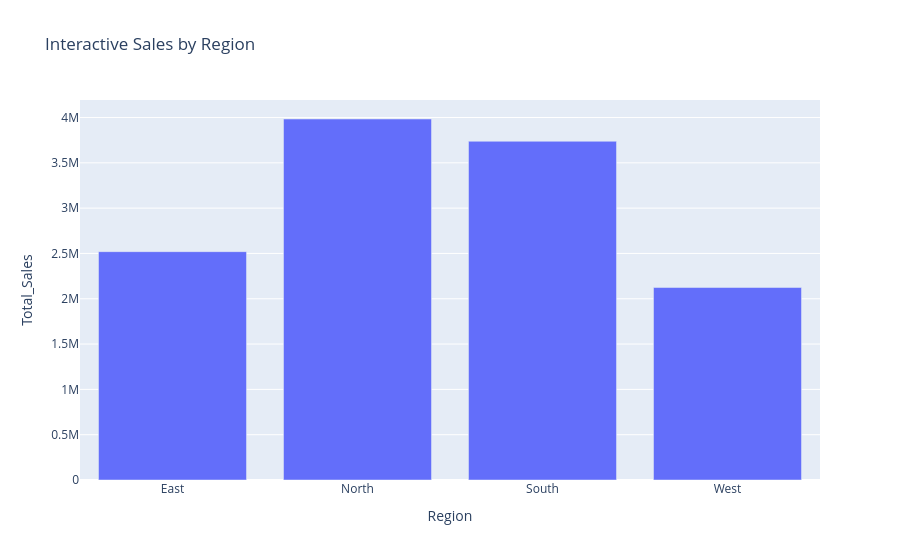
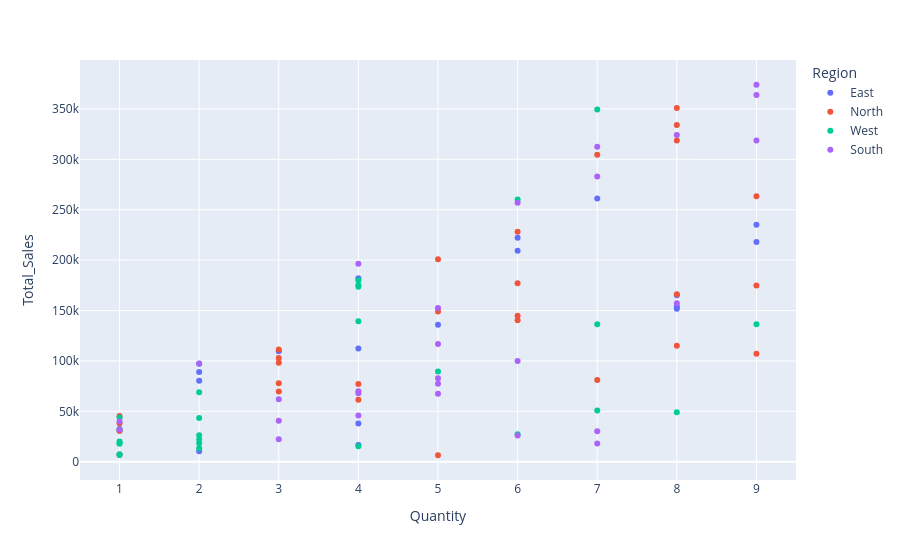

Here is the notebook cell these charts were saved with, in order:
### Markdown cell above
#### Interactive Visualizations

### Code cell
import plotly.express as px

# Interactive bar
fig = px.bar(region_sales, x='Region', y='Total_Sales',
             title="Interactive Sales by Region")
fig.show()

# Scatter with hover
fig = px.scatter(sales_data, x='Quantity', y='Total_Sales',
                 color='Region',
                 hover_data=['Product', 'Customer_ID'])
fig.show()

### Figure 1 — Plotly figure (JSON) as saved in the notebook; plotly's stock layout.template omitted (floating-point values rounded to 4 significant figures)
{"data": [{"hovertemplate": "Region=%{x}<br>Total_Sales=%{y}<extra></extra>", "legendgroup": "", "marker": {"color": "#636efa", "pattern": {"shape": ""}}, "name": "", "orientation": "v", "showlegend": false, "textposition": "auto", "x": ["East", "North", "South", "West"], "xaxis": "x", "y": [2519639, 3983635, 3737852, 2123922], "yaxis": "y", "type": "bar"}], "layout": {"xaxis": {"anchor": "y", "domain": [0.0, 1.0], "title": {"text": "Region"}}, "yaxis": {"anchor": "x", "domain": [0.0, 1.0], "title": {"text": "Total_Sales"}}, "legend": {"tracegroupgap": 0}, "title": {"text": "Interactive Sales by Region"}, "barmode": "relative"}}

### Figure 2 — Plotly figure (JSON) as saved in the notebook; plotly's stock layout.template omitted (floating-point values rounded to 4 significant figures)
{"data": [{"customdata": [["Phone", "CUST001"], ["Headphones", "CUST004"], ["Phone", "CUST013"], ["Headphones", "CUST014"], ["Laptop", "CUST021"], ["Tablet", "CUST031"], ["Tablet", "CUST034"], ["Tablet", "CUST036"], ["Monitor", "CUST038"], ["Phone", "CUST045"], ["Monitor", "CUST057"], ["Monitor", "CUST058"], ["Monitor", "CUST063"], ["Headphones", "CUST067"], ["Headphones", "CUST072"], ["Tablet", "CUST078"], ["Laptop", "CUST081"], ["Monitor", "CUST090"], ["Tablet", "CUST098"]], "hovertemplate": "Region=East<br>Quantity=%{x}<br>Total_Sales=%{y}<br>Product=%{customdata[0]}<br>Customer_ID=%{customdata[1]}<extra></extra>", "legendgroup": "East", "marker": {"color": "#636efa", "symbol": "circle"}, "mode": "markers", "name": "East", "orientation": "v", "showlegend": true, "x": [7, 1, 8, 4, 3, 6, 2, 4, 8, 2, 6, 2, 9, 2, 8, 9, 4, 4, 5], "xaxis": "x", "y": [261100, 30895, 165240, 16780, 109554, 209400, 97204, 182060, 154048, 80488, 222330, 10544, 218016, 88974, 151712, 234990, 112392, 37932, 135980], "yaxis": "y", "type": "scatter"}, {"customdata": [["Headphones", "CUST002"], ["Laptop", "CUST005"], ["Tablet", "CUST009"], ["Tablet", "CUST018"], ["Laptop", "CUST020"], ["Laptop", "CUST023"], ["Laptop", "CUST026"], ["Tablet", "CUST027"], ["Tablet", "CUST028"], ["Headphones", "CUST029"], ["Tablet", "CUST030"], ["Phone", "CUST037"], ["Phone", "CUST047"], ["Monitor", "CUST053"], ["Tablet", "CUST054"], ["Phone", "CUST056"], ["Tablet", "CUST061"], ["Laptop", "CUST066"], ["Laptop", "CUST068"], ["Tablet", "CUST069"], ["Monitor", "CUST075"], ["Tablet", "CUST079"], ["Laptop", "CUST083"], ["Monitor", "CUST086"], ["Laptop", "CUST089"], ["Laptop", "CUST091"], ["Tablet", "CUST096"], ["Monitor", "CUST099"]], "hovertemplate": "Region=North<br>Quantity=%{x}<br>Total_Sales=%{y}<br>Product=%{customdata[0]}<br>Customer_ID=%{customdata[1]}<extra></extra>", "legendgroup": "North", "marker": {"color": "#EF553B", "symbol": "circle"}, "mode": "markers", "name": "North", "orientation": "v", "showlegend": true, "x": [4, 8, 3, 4, 8, 9, 3, 1, 7, 1, 9, 5, 6, 6, 5, 3, 5, 8, 3, 3, 6, 9, 8, 7, 6, 1, 8, 1], "xaxis": "x", "y": [61624, 318680, 98373, 77288, 333992, 263475, 77844, 38298, 304465, 45467, 107118, 200885, 176994, 144960, 6540, 111405, 149200, 115048, 102909, 69687, 140286, 174825, 350888, 81137, 228222, 7148, 166160, 30717], "yaxis": "y", "type": "scatter"}, {"customdata": [["Phone", "CUST003"], ["Laptop", "CUST008"], ["Laptop", "CUST010"], ["Monitor", "CUST011"], ["Phone", "CUST012"], ["Headphones", "CUST015"], ["Tablet", "CUST019"], ["Tablet", "CUST022"], ["Headphones", "CUST024"], ["Monitor", "CUST025"], ["Monitor", "CUST041"], ["Phone", "CUST042"], ["Tablet", "CUST043"], ["Monitor", "CUST044"], ["Tablet", "CUST046"], ["Monitor", "CUST048"], ["Laptop", "CUST050"], ["Phone", "CUST051"], ["Headphones", "CUST052"], ["Laptop", "CUST064"], ["Phone", "CUST071"], ["Headphones", "CUST073"], ["Tablet", "CUST087"], ["Phone", "CUST088"], ["Tablet", "CUST095"], ["Headphones", "CUST097"]], "hovertemplate": "Region=West<br>Quantity=%{x}<br>Total_Sales=%{y}<br>Product=%{customdata[0]}<br>Customer_ID=%{customdata[1]}<extra></extra>", "legendgroup": "West", "marker": {"color": "#00cc96", "symbol": "circle"}, "mode": "markers", "name": "West", "orientation": "v", "showlegend": true, "x": [2, 7, 4, 8, 2, 2, 1, 2, 1, 2, 1, 1, 6, 4, 2, 1, 4, 9, 1, 5, 4, 7, 4, 6, 7, 1], "xaxis": "x", "y": [43492, 50834, 180092, 49280, 26466, 68894, 44045, 13426, 17838, 18382, 20083, 18616, 260100, 173712, 22064, 6720, 175392, 136440, 32524, 89620, 139372, 349510, 15356, 27468, 136549, 7647], "yaxis": "y", "type": "scatter"}, {"customdata": [["Laptop", "CUST006"], ["Laptop", "CUST007"], ["Phone", "CUST016"], ["Phone", "CUST017"], ["Phone", "CUST032"], ["Tablet", "CUST033"], ["Tablet", "CUST035"], ["Monitor", "CUST039"], ["Phone", "CUST040"], ["Laptop", "CUST049"], ["Tablet", "CUST055"], ["Laptop", "CUST059"], ["Headphones", "CUST060"], ["Laptop", "CUST062"], ["Phone", "CUST065"], ["Laptop", "CUST070"], ["Tablet", "CUST074"], ["Phone", "CUST076"], ["Laptop", "CUST077"], ["Phone", "CUST080"], ["Headphones", "CUST082"], ["Phone", "CUST084"], ["Laptop", "CUST085"], ["Tablet", "CUST092"], ["Headphones", "CUST093"], ["Laptop", "CUST094"], ["Headphones", "CUST100"]], "hovertemplate": "Region=South<br>Quantity=%{x}<br>Total_Sales=%{y}<br>Product=%{customdata[0]}<br>Customer_ID=%{customdata[1]}<extra></extra>", "legendgroup": "South", "marker": {"color": "#ab63fa", "symbol": "circle"}, "mode": "markers", "name": "South", "orientation": "v", "showlegend": true, "x": [7, 9, 9, 5, 4, 3, 6, 1, 4, 1, 7, 5, 3, 8, 7, 9, 4, 5, 7, 4, 2, 8, 3, 5, 6, 6, 5], "xaxis": "x", "y": [282940, 363870, 373932, 67440, 67988, 62088, 26034, 39924, 45976, 32297, 30387, 77375, 40872, 157288, 312564, 318762, 70048, 82980, 18221, 196404, 97538, 324144, 22365, 152655, 256878, 100002, 116880], "yaxis": "y", "type": "scatter"}], "layout": {"xaxis": {"anchor": "y", "domain": [0.0, 1.0], "title": {"text": "Quantity"}}, "yaxis": {"anchor": "x", "domain": [0.0, 1.0], "title": {"text": "Total_Sales"}}, "legend": {"title": {"text": "Region"}, "tracegroupgap": 0}, "margin": {"t": 60}}}
